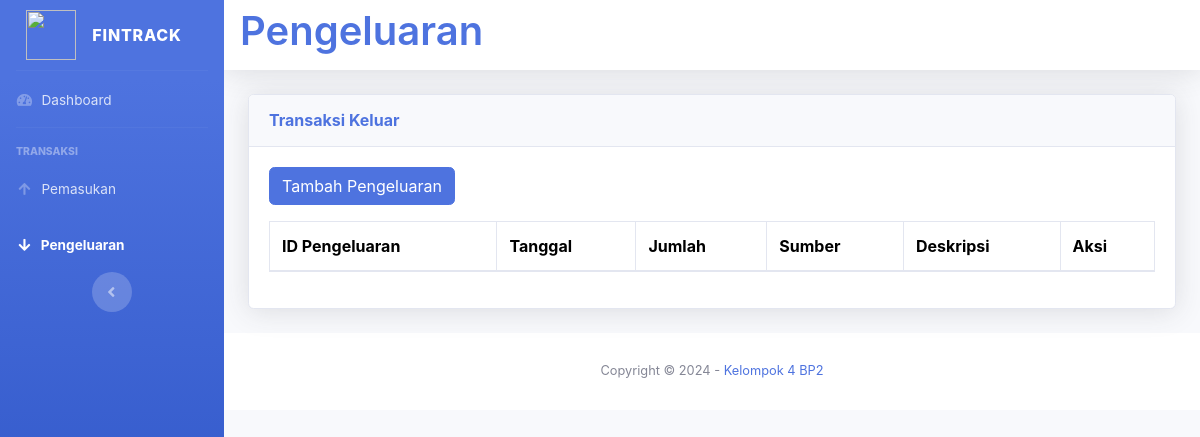
Page /pengeluaran/ on the earlier database version.
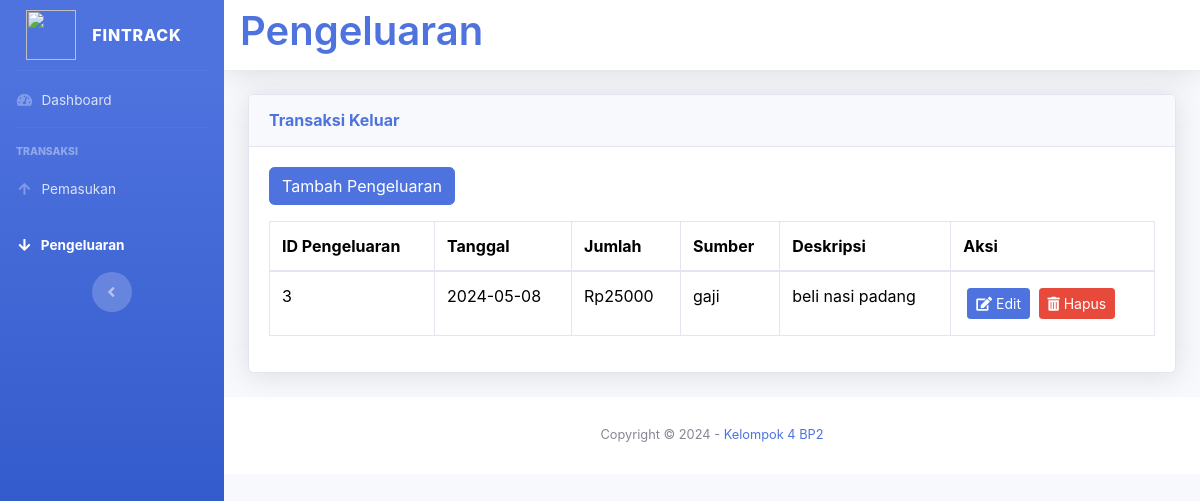
Same page on the later database version.
### newapp/models.py (models this page shows, shortened)
class Outcome(models.Model):
    tanggal = models.DateField()
    jumlah = models.DecimalField(max_digits=100, decimal_places=0)
    sumber = models.CharField(max_length=255)
    deskripsi = models.CharField(max_length=255)

### newapp/views.py (the view)
# urls.py: path('pengeluaran/', views.pengeluaran, name='pengeluaran'),
def pengeluaran(request):
    outcomes = Outcome.objects.all()
    form = OutcomeForm()  # Form untuk menambahkan pendapatan
    return render(request, 'pengeluaran.html', {'outcomes': outcomes, 'form': form})

### newapp/templates/pengeluaran.html (shortened to what the changed rows need)
<!DOCTYPE html>
<html lang="en">
  <head>
    {% load static %}
    <link
      href="https://cdnjs.cloudflare.com/ajax/libs/font-awesome/5.15.4/css/all.min.css"
      rel="stylesheet"
    />
    <link
      href="https://cdn.jsdelivr.net/npm/bootstrap@5.3.2/dist/css/bootstrap.min.css"
      rel="stylesheet"
    />
    {% load static %}
    <link href="{% static 'css/sb-admin-2.min.css' %}" rel="stylesheet" />
  </head>
  <body id="page-top">
    <div id="wrapper">
      <div id="content-wrapper" class="d-flex flex-column">
        <div id="content-wrapper" class="d-flex flex-column">
            <nav class="navbar navbar-expand navbar-light bg-white topbar mb-4 static-top shadow">
              <h1 style="font-weight: 600; color: #4E73DF;">
                Pengeluaran
              </h1>
            </nav>
            <div id="content">
          <div class="container-fluid">
            <div class="row">
              <div class="col-xl-12 col-lg-12">
                <div class="card shadow mb-4">
                  <div class="card-body">
                    <div class="table-responsive">
                      <table
                        class="table table-bordered"
                        id="dataTable"
                        width="100%"
                        cellspacing="0"
                      >
                        <thead>
                          <tr>
                            <th>ID Pengeluaran</th>
                            <th>Tanggal</th>
                            <th>Jumlah</th>
                            <th>Sumber</th>
                            <th>Deskripsi</th>
                            <th>Aksi</th>
                          </tr>
                        </thead>
                        <tbody>
                          {% for outcome in outcomes %}
                          <tr data-id="{{ outcome.id }}">
                              <td>{{ outcome.id }}</td>
                              <td>{{ outcome.tanggal|date:"Y-m-d" }}</td>
                              <td>Rp{{ outcome.jumlah }}</td>
                              <td>{{ outcome.sumber }}</td>
                              <td>{{ outcome.deskripsi }}</td>
                              <td>
                                  <button type="button" class="btn btn-primary btn-sm m-1" data-toggle="modal" data-target="#updateModal" onclick="fillUpdateForm({{ outcome.id }})">
                                      <i class="fas fa-edit"></i> Edit
                                  </button>
                                  <a href="#" class="btn btn-danger btn-sm" onclick="confirmDelete({{ outcome.id }})">
                                    <i class="fas fa-trash-alt"></i> Hapus
                                  </a>
                              </td>
                          </tr>
                          {% endfor %}
                        </tbody>
                      </table>
                    </div>
                  </div>
                </div>
              </div>
            </div>
          </div>
        </div>
      </div>
    </div>
  </body>
</html>

Differences in the rows shown:
added Outcome: id "3", tanggal "2024-05-08", jumlah "25000", sumber "gaji", deskripsi "beli nasi padang"
